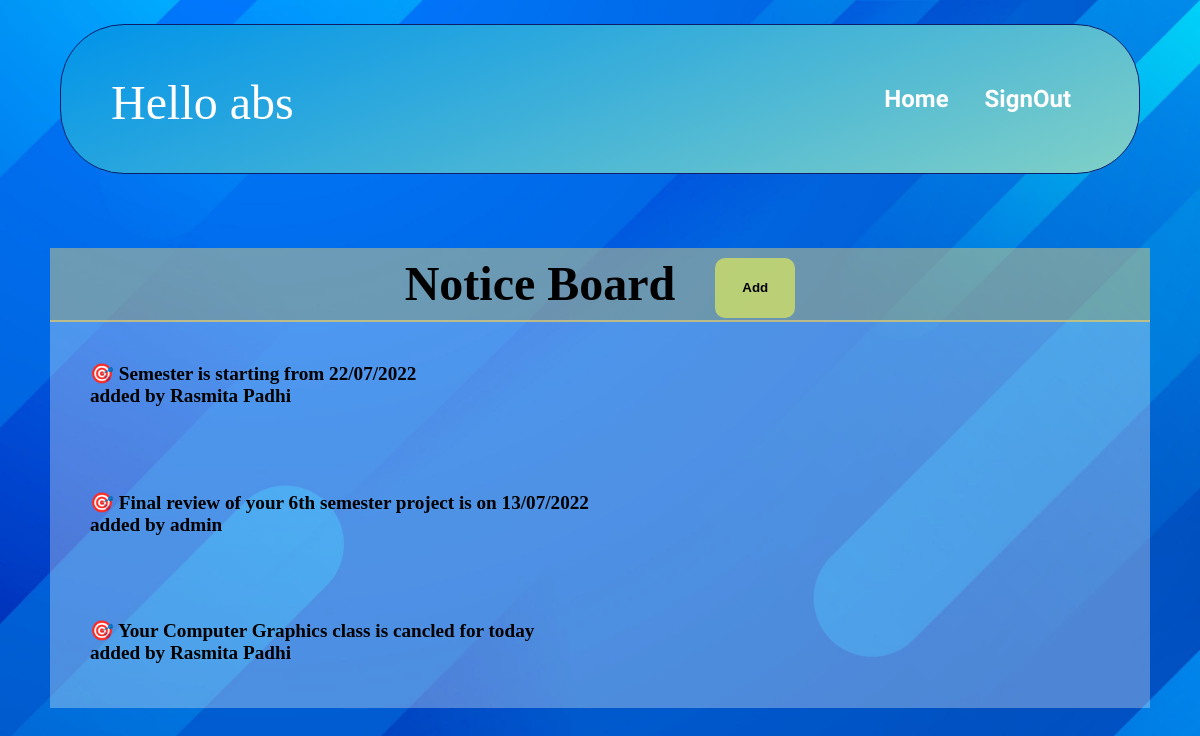
The app's page /teacher/showNotice.php (signed in) with its own data.
### tables this page shows
CREATE TABLE `notice` (
  `id` int(11) NOT NULL,
  `notice` varchar(225) NOT NULL,
  `tname` varchar(225) NOT NULL
);

### teacher/header.php (called while the page is built, shortened)
<?php
        $nm = strtok($_SESSION['name'], ' ');
?>

### teacher/showNotice.php (the view, shortened to what this page needs)
<?php
       require_once 'header.php';
           $qry = "SELECT * FROM notice";
           $res = mysqli_query($con,$qry);
       ?>
   <!DOCTYPE html>
   <html lang="en">
   <head>
       <link rel="stylesheet" href="../css/notice.css">
   </head>
   <body>
       <nav class="navbar">
           <div class="navbar__title">Hello <?php echo $nm; ?></div>
           <div class="header">
           <h4><a href="teacher.php">Home</a></h4>
           <h4 id="logout"><a href="../logout.php">SignOut</a></h4>
           </div>
       </nav>
               <div class="container">
                   <h2 class="notice_header">Notice Board
                   <div class="row">
                       <div class="col-md-12 bg-light text-right">
                           <form action="addNotice.php" method="post">
                               <input type="submit" class="btn btn-warning" name="noticeT" value="Add">
                           </form>
                       </div>
                       </h2>
                       <?php
                               while($res1=mysqli_fetch_assoc($res)){
                       ?>
                       <div class="board">
                               <div class="notice-info">
                                   🎯
                                   <?php echo $res1['notice'];?><br>
                                   <?php if($res1['tname']!=NULL){
                                       echo "added by ".$res1['tname'];
                                   }
                                   ?>
                               </div>
                       </div>
                       <?php } ?>
                   </div>
               </body>

### css/notice.css (style rules this page uses)
* { margin: 0; box-sizing: border-box; }
body { background-image: url("../images/blue-gradient.jpg"); background-size: cover; }
.navbar { padding: 50px; display: flex; align-items: center; justify-content: center; border: 1px solid greenyellow; margin: 2% auto; width: 90%; border-radius: 4rem; height: 150px; background-color: #0093e9; background-image: linear-gradient(160deg, #0093e9 0%, #80d0c7 100%); border: 1px solid rgb(12, 29, 105); transition: 500ms ease-in; }
a:-webkit-any-link { text-decoration: none; color: white; }
.navbar__title { font-size: 3rem; align-items: center; color: white; display: flex; margin: auto; width: 100%; cursor: pointer; }
.header { color: white; display: flex; align-items: center; justify-content: center; }
.header > h4 { margin: 0.5rem; font-size: 1.5rem; cursor: pointer; font-family: "Sarabun", sans-serif; transition: 200ms ease-in-out; padding: 10px; border-radius: 50px; color: white; }
#logout { margin: 0.5rem; font-size: 1.5rem; cursor: pointer; font-family: "Sarabun", sans-serif; transition: 200ms ease-in-out; padding: 10px; border-radius: 50px; }
#logout > a { text-decoration: none; color: white; }
.container { display: flex; flex-direction: column; margin-top: 2%; height: 70vh; padding: 50px; }
.notice_header { border-bottom: 2px solid rgba(221, 203, 123, 0.7); display: flex; justify-content: center; align-items: center; font-size: 3rem; background-color: rgba(221, 203, 123, 0.486); }
.btn { height: 60px; width: 80px; padding: 10px; margin: 2% auto; margin-left: 40px; background-color: rgba(233, 243, 86, 0.63); border-style: none; border-radius: 10px; font-weight: 700; cursor: pointer; }
.board { background-color: rgba(255, 255, 255, 0.3); height: 80vh; width: 100%; padding: 40px; }
.notice-info { color: black; font-weight: 700; font-size: larger; }

### records on screen
notice: notice "Semester is starting from 22/07/2022", tname "Rasmita Padhi"
notice: notice "Final review of your 6th semester project is on 13/07/2022", tname "admin"
notice: notice "Your Computer Graphics class is cancled for today", tname "Rasmita Padhi"

### other values on screen
$nm "abs"
